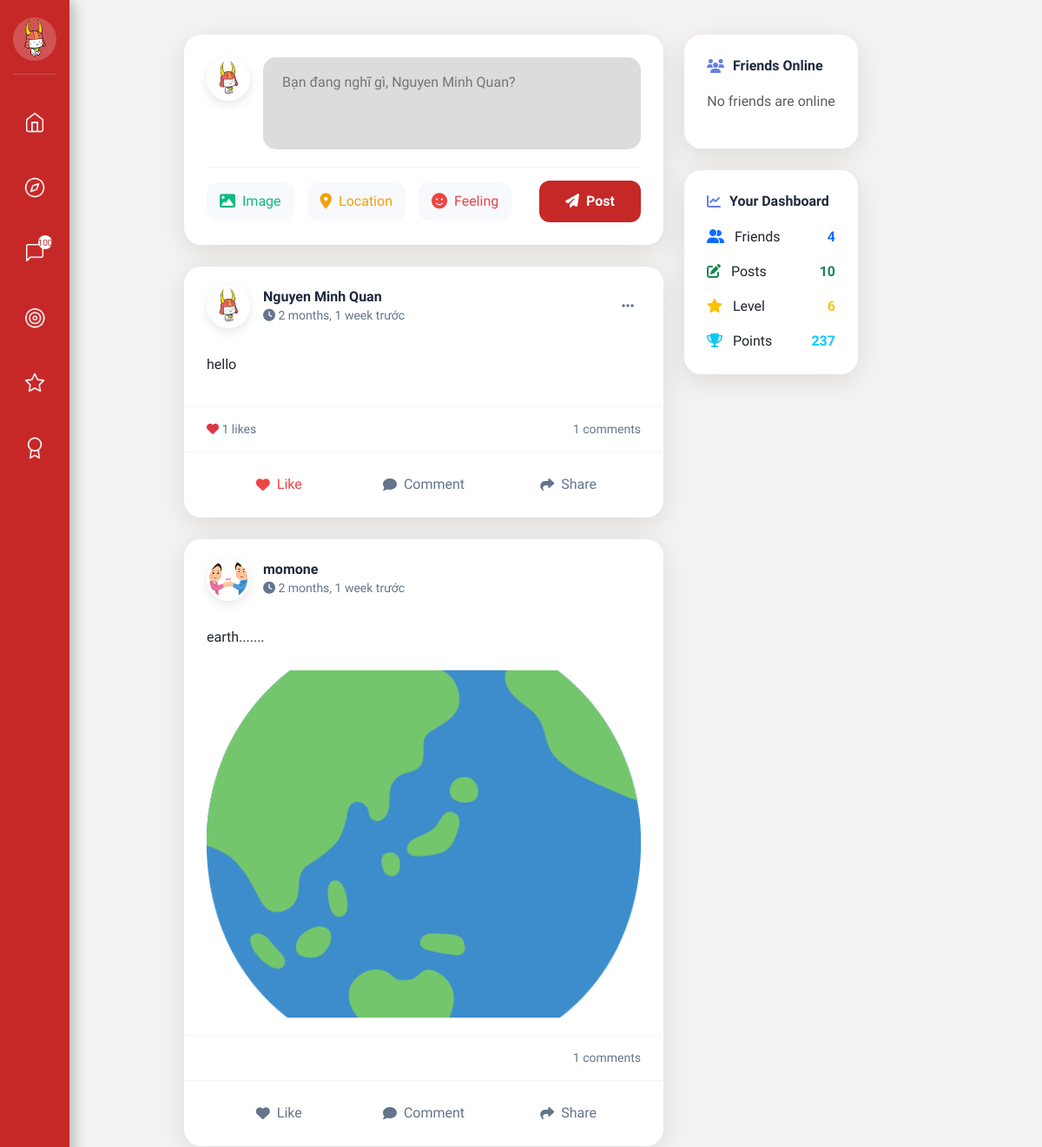
The app's page /social/ (signed in, upper part), older data.
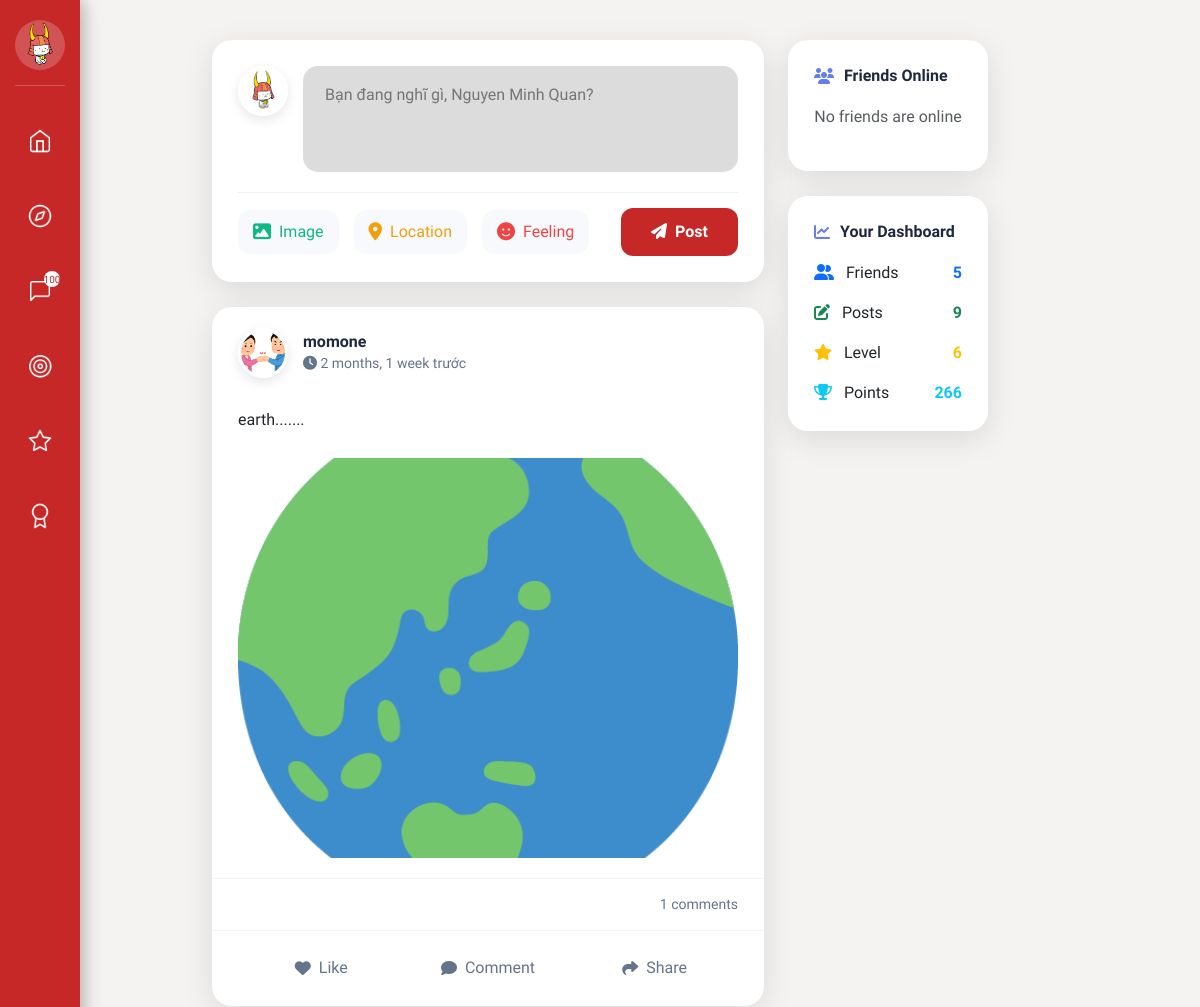
The same page, newer data.
### social/models.py (models this page shows, shortened)
class Post(models.Model):
    author = models.ForeignKey(User, related_name='posts', on_delete=models.CASCADE)
    content = models.TextField()
    image = models.ImageField(upload_to='posts/', blank=True, null=True)
    location = models.CharField(max_length=255, blank=True)
    latitude = models.FloatField(null=True, blank=True)
    longitude = models.FloatField(null=True, blank=True)
    created_at = models.DateTimeField(default=timezone.now)
    updated_at = models.DateTimeField(auto_now=True)
    class Meta:
        ordering = ['-created_at']
        verbose_name = 'Post'
        verbose_name_plural = 'Posts'
    @property
    def likes_count(self):
        return self.likes.count()
    @property
    def comments_count(self):
        return self.comments.count()
    def user_liked(self, user):
        return self.likes.filter(user=user).exists()
    def recent_comments(self, limit=3):
        return self.comments.all()[:limit]

### users/models.py (models this page shows, shortened)
class User(AbstractUser):
    GENDER_CHOICES = [
        ('male', 'Male'),
        ('female', 'Female'),
        ('other', 'Other'),
        ('not_specified', 'Not specified'),
    ]
    STATUS_CHOICES = [
        ('online', 'Online'),
        ('offline', 'Offline'),
        ('busy', 'Busy'),
        ('away', 'Away'),
        ('available', 'Available for connection'),
    ]
    phone_regex = RegexValidator(
        regex=r'^\+?1?\d{9,15}$',
        message="Phone number must be in the format: '+999999999' or '0999999999'"
    )
    email = models.EmailField(unique=True)
    phone = models.CharField(
        validators=[phone_regex],
        max_length=17,
        unique=True,
        help_text="Phone number must be in the format: '+84xxxxxxxxx' or '0xxxxxxxxx'"
    )
    full_name = models.CharField(max_length=100)
    hometown = models.CharField(max_length=255, blank=True)
    date_of_birth = models.DateField(null=True, blank=True, verbose_name="Date of Birth")
    gender = models.CharField(
        max_length=20,
        choices=GENDER_CHOICES,
        default='not_specified',
        help_text="User's gender"
    )
    bio = models.TextField(
        max_length=500,
        blank=True,
        help_text="Short introduction about yourself (max 500 characters)"
    )
    status = models.CharField(
        max_length=20,
        choices=STATUS_CHOICES,
        default='offline',
        help_text="Current status"
    )
    interests = models.TextField(default='[]', blank=True)
    avatar = models.ImageField(upload_to='avatars/', blank=True)
    latitude = models.FloatField(null=True, blank=True, help_text="Latitude")
    longitude = models.FloatField(null=True, blank=True, help_text="Longitude")
    search_radius = models.FloatField(default=50.0, help_text="Search radius (km)")
    level = models.IntegerField(default=1)
    points = models.IntegerField(default=0)
    is_admin = models.BooleanField(default=False)
    objects = UserManager()
    USERNAME_FIELD = 'email'
    REQUIRED_FIELDS = ['phone', 'full_name']
    class Meta:
        verbose_name = "User"
        verbose_name_plural = "Users"
        ordering = ['-date_joined']
    def get_display_name(self):
        return self.full_name or self.username

### social/views.py (the view)
# urls.py: path('', views.wall, name='wall'),
@login_required
def wall(request):
    friends_ids = []
    friendships1 = Friendship.objects.filter(user1=request.user).values_list('user2_id', flat=True)
    friendships2 = Friendship.objects.filter(user2=request.user).values_list('user1_id', flat=True)
    friends_ids = list(friendships1) + list(friendships2)
    posts = Post.objects.filter(
        Q(author=request.user) | Q(author_id__in=friends_ids)
    ).select_related('author').prefetch_related(
        'likes', 'comments', 'comments__author'
    )
    for post in posts:
        post.is_liked_by_user = post.user_liked(request.user)
    online_friends = User.objects.filter(
        Q(id__in=friends_ids),
        status__in=['online', 'available']
    ).exclude(id=request.user.id)[:10]
    upcoming_events = Event.objects.filter(
        Q(creator=request.user) | Q(participations__user=request.user),
        time__gte=timezone.now()
    ).distinct()[:5]
    friends_count = len(friends_ids)
    posts_count = Post.objects.filter(author=request.user).count()
    notifications_count = FriendRequest.objects.filter(
        receiver=request.user,
        status='pending'
    ).count()
    unread_messages_count = Message.objects.filter(
        receiver=request.user,
    ).count()
    context = {
        'posts': posts[:20],  # Limit to 20 posts initially
        'online_friends': online_friends,
        'upcoming_events': upcoming_events,
        'friends_count': friends_count,
        'posts_count': posts_count,
        'notifications_count': notifications_count,
        'unread_messages_count': unread_messages_count,
        'notifications': [],  # Add actual notifications if needed
    }
    return render(request, 'wall.html', context)

### templates/wall.html (shortened to what the changed rows need)
{% extends 'base.html' %}
{% block extra_css %}
<link rel="stylesheet" href="https://cdnjs.cloudflare.com/ajax/libs/font-awesome/6.5.1/css/all.min.css">
{% endblock %}
{% block content %}
<div class="main-container">
  <div class="wall-container">
    <div class="row">
    <div class="col-lg-8 col-md-12">
      <div class="create-post-card">
        <form
          method="POST"
          action="{% url 'create_post' %}"
          enctype="multipart/form-data"
          id="createPostForm"
        >
          <div class="post-input-container">
            {% if user.avatar %}
            <img src="{{ user.avatar.url }}" alt="Avatar" class="user-avatar" />
            {% else %}
            <div
              class="user-avatar bg-gradient-to-r from-blue-500 to-purple-600 d-flex align-items-center justify-content-center text-white"
            >
              <i class="fas fa-user"></i>
            </div>
            {% endif %}
            <textarea
              name="content"
              class="post-textarea"
              placeholder="Bạn đang nghĩ gì, {{ user.get_display_name }}?"
              rows="3"
              required
            ></textarea>
          </div>
        </form>
      </div>
      <div id="postsContainer">
        {% if posts %}
        {% for post in posts %}
        <div class="post-card" data-post-id="{{ post.id }}">
          <div class="post-header">
            {% if post.author.avatar %}
            <img
              src="{{ post.author.avatar.url }}"
              alt="Avatar"
              class="user-avatar"
            />
            {% else %}
            <div
              class="user-avatar bg-gradient-to-r from-blue-500 to-purple-600 d-flex align-items-center justify-content-center text-white"
            >
              <i class="fas fa-user"></i>
            </div>
            {% endif %}
            <div class="post-author-info">
              <h6 class="post-author-name">
                {{ post.author.get_display_name }}
              </h6>
              <div class="post-meta">
                <i class="fas fa-clock"></i>
                {{ post.created_at|timesince }} trước
              </div>
            </div>
            {% if post.author == user %}
            <div class="dropdown">
              <button class="post-menu" data-bs-toggle="dropdown">
                <i class="fas fa-ellipsis-h"></i>
              </button>
            </div>
            {% endif %}
          </div>
          <div class="post-content">
            <p class="post-text">{{ post.content|linebreaks }}</p>
            {% if post.image %}
            <img
              src="{{ post.image.url }}"
              alt="Post image"
              class="post-image"
            />
            {% endif %}
          </div>
          {% if post.likes_count > 0 or post.comments_count > 0 %}
          <div class="post-stats">
            <div>
              {% if post.likes_count > 0 %}
              <span>
                <i class="fas fa-heart text-danger"></i>
                {{ post.likes_count }} likes
              </span>
              {% endif %}
            </div>
            <div>
              {% if post.comments_count > 0 %}
              <span>{{ post.comments_count }} comments</span>
              {% endif %}
            </div>
          </div>
          {% endif %}
          <div class="post-interactions">
            <button
              class="interaction-btn {% if post.is_liked_by_user %}liked{% endif %}"
              data-action="like"
              data-post-id="{{ post.id }}"
            >
              <i class="fas fa-heart"></i>
              <span>Like</span>
            </button>
            <button
              class="interaction-btn"
              data-action="comment"
              data-post-id="{{ post.id }}"
            >
              <i class="fas fa-comment"></i>
              <span>Comment</span>
            </button>
            <button
              class="interaction-btn"
              data-action="share"
              data-post-id="{{ post.id }}"
            >
              <i class="fas fa-share"></i>
              <span>Share</span>
            </button>
          </div>
        </div>
        {% endfor %}
        {% else %}
        <div class="no-posts">
          <i class="fas fa-newspaper"></i>
          <h5>No posts yet</h5>
          <p>Create your first post to share with friends!</p>
        </div>
        {% endif %}
      </div>
    </div>
    <div class="col-lg-4 col-md-12">
        <div class="sidebar-widget">
          <div class="stats-grid">
            <div
              class="stat-item d-flex justify-content-between align-items-center mb-3"
            >
              <div>
                <i class="fas fa-user-friends text-primary me-2"></i>
                <span>Friends</span>
              </div>
              <strong class="text-primary">{{ friends_count }}</strong>
            </div>
            <div
              class="stat-item d-flex justify-content-between align-items-center mb-3"
            >
              <div>
                <i class="fas fa-edit text-success me-2"></i>
                <span>Posts</span>
              </div>
              <strong class="text-success">{{ posts_count }}</strong>
            </div>
            <div
              class="stat-item d-flex justify-content-between align-items-center mb-3"
            >
              <div>
                <i class="fas fa-star text-warning me-2"></i>
                <span>Level</span>
              </div>
              <strong class="text-warning">{{ user.level }}</strong>
            </div>
            <div
              class="stat-item d-flex justify-content-between align-items-center"
            >
              <div>
                <i class="fas fa-trophy text-info me-2"></i>
                <span>Points</span>
              </div>
              <strong class="text-info">{{ user.points|default:0 }}</strong>
            </div>
          </div>
        </div>
      </div>
      </div>
    </div>
  </div>
</div>
{% endblock %}

### templates/base.html (shortened to what this page needs)
{% load static %}
<!DOCTYPE html>
<html lang="en">
  <head>
    <link
      href="https://cdn.jsdelivr.net/npm/bootstrap@5.3.0/dist/css/bootstrap.min.css"
      rel="stylesheet"
    />
    <link
      href="https://cdnjs.cloudflare.com/ajax/libs/font-awesome/6.4.0/css/all.min.css"
      rel="stylesheet"
    />
    {% block extra_css %}{% endblock %}
  </head>
  <body>
    <div class="sidebar">
      <div class="profile-section">
        <div class="profile-avatar" id="profile-btn">
          {% if user.avatar %}
          <img
            src="{{ user.avatar.url }}"
            alt="Avatar"
            style="
              width: 100%;
              height: 100%;
              border-radius: 50%;
              object-fit: cover;
            "
          />
          {% else %}
          <i class="fas fa-user"></i>
          {% endif %}
        </div>
      </div>
      <div class="nav-buttons">
        <button class="sidebar-btn" id="home-btn" title="Home">
          <span class="icon-home"></span>
        </button>
        <button class="sidebar-btn" id="social-btn" title="Social Network">
          <span class="icon-social"></span>
        </button>
        <button class="sidebar-btn" id="chat-btn" title="Message">
          <span class="icon-message"></span>
          {% if unread_messages_count > 0 %}
          <span
            style="
              position: absolute;
              top: 5px;
              right: 5px;
              background: #fff;
              color: #c62828;
              font-size: 10px;
              border-radius: 50%;
              width: 16px;
              height: 16px;
              display: flex;
              align-items: center;
              justify-content: center;
            "
            >{{ unread_messages_count }}</span
          >
          {% endif %}
        </button>
        <label for="mission-toggle" class="sidebar-btn" title="Mission">
          <span class="icon-mission"></span>
        </label>
        <label for="event-toggle" class="sidebar-btn" title="Event">
          <span class="icon-event"></span>
        </label>
        <label for="achievement-toggle" class="sidebar-btn" title="Achievement">
          <span class="icon-achievement"></span>
        </label>
      </div>
    </div>
    <div class="panels">
      <div class="content-panel mission-panel">
        <div class="panel-header">Mission</div>
        <div class="panel-content">
          <div class="event-card">
            <h3>Daily Check-in</h3>
            <p>
            </p>
          </div>
          <div class="event-card">
            <h3>Help a Newcomer</h3>
            <p>Guide someone new to the community and earn mentor badges.</p>
          </div>
          <div class="event-card">
            <h3>Share Your Story</h3>
            <p>Tell your journey and inspire others in the community.</p>
          </div>
          <div class="event-card">
            <h3>Local Explorer</h3>
            <p>Discover and review local Vietnamese businesses and services.</p>
          </div>
        </div>
      </div>
      <div class="content-panel event-panel">
        <div class="panel-header">Event</div>
        <div class="panel-content">
          <div class="event-card">
            <h3>🎉 Discover events</h3>
            <p>
            </p>
          </div>
        </div>
      </div>
    <div
      class="main-container"
      style="margin-left: 80px; padding: 20px; min-height: 100vh"
    >
      {% block content %}{% endblock %}
    </div>
  </body>
</html>

Row changes from the older to the newer data that the page shows:
removed Post: author.avatar (picture), author.get_display_name "Nguyen Minh Quan", created_at "2 months, 1 week", content "hello", likes_count "1", comments_count "1"
changed User "Bạn đang nghĩ gì, Nguyen Minh Quan?": points "237" → "266"
Text that changed along with them:
{{ friends_count }}: "4" → "5"
{{ posts_count }}: "10" → "9"
